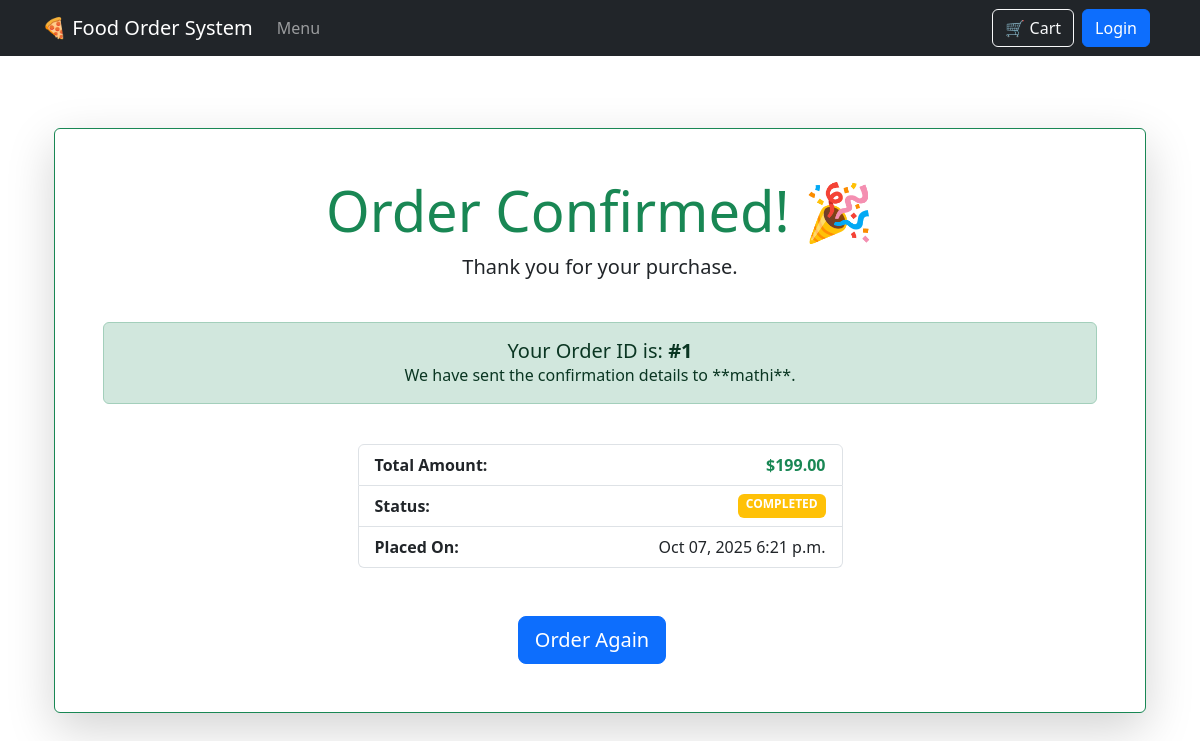
The page /confirmation/1/ on the database its author committed.
### food_app/models.py (models this page shows, shortened)
class Order(models.Model):
    STATUS_CHOICES = [
        ('PENDING', 'Pending'),
        ('PREPARING', 'Preparing'),
        ('READY', 'Ready for Pickup/Delivery'),
        ('COMPLETED', 'Completed'),
        ('CANCELLED', 'Cancelled'),
    ]
    user = models.ForeignKey(User, on_delete=models.SET_NULL, null=True, blank=True)
    name = models.CharField(max_length=100)
    phone_number = models.CharField(max_length=15)
    created_at = models.DateTimeField(auto_now_add=True)
    updated_at = models.DateTimeField(auto_now=True)
    status = models.CharField(max_length=10, choices=STATUS_CHOICES, default='PENDING')
    total_price = models.DecimalField(max_digits=8, decimal_places=2)

### food_app/views.py (the view)
# urls.py: path('confirmation/<int:order_id>/', views.confirmation, name='confirmation'),
def confirmation(request, order_id):
    order = get_object_or_404(Order, id=order_id)
    return render(request, 'confirmation.html', {'order': order})

### food_app/templates/confirmation.html (shortened to what this page needs)
{% extends 'base.html' %}
{% block content %}
<div class="container py-5 text-center">
    <div class="card p-5 shadow-lg border-success">
        <h1 class="text-success display-4">Order Confirmed! 🎉</h1>
        <p class="lead">Thank you for your purchase.</p>
        <div class="alert alert-success mt-4">
            <h5 class="mb-0">Your Order ID is: <span class="fw-bold">#{{ order.id }}</span></h5>
            <p class="mb-0">We have sent the confirmation details to **{{ order.name }}**.</p>
        </div>
        <div class="row mt-4">
            <div class="col-md-6 mx-auto">
                <ul class="list-group">
                    <li class="list-group-item d-flex justify-content-between">
                        <strong>Total Amount:</strong>
                        <span class="text-success fw-bold">${{ order.total_price|floatformat:2 }}</span>
                    </li>
                    <li class="list-group-item d-flex justify-content-between">
                        <strong>Status:</strong>
                        <span class="badge bg-warning">{{ order.status }}</span>
                    </li>
                    <li class="list-group-item d-flex justify-content-between">
                        <strong>Placed On:</strong>
                        <span>{{ order.created_at|date:"M d, Y P" }}</span>
                    </li>
                </ul>
            </div>
        </div>
        <div class="mt-5">
            <a href="{% url 'menu_list' %}" class="btn btn-primary btn-lg me-3">Order Again</a>
        </div>
    </div>
</div>
{% endblock %}

### rows shown on the page
Order: id "1", name "mathi", total_price "199.00", status "COMPLETED", created_at "Oct 07, 2025 6:21 p.m."
